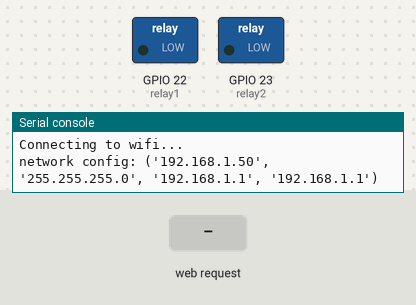
The program below on a simulated ESP32 board running MicroPython. Parts: switched loads named in the program (green lamp = pin HIGH), the last lines printed to the serial console. The test bench sets the inputs (shaded band). WiFi joins after 1.5 s; values from a settings file that is not in the repository are placeholders.

Above: at 2.7 s.
2.8 s: HTTP request GET /?relay1=on received
At 3.3 s:
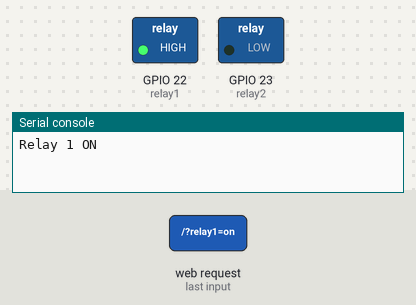
4.3 s: HTTP request GET /?relay2=on received
At 5.5 s:
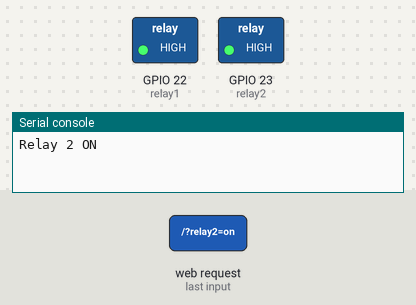
5.8 s: HTTP request GET /?relay1=off received
At 6.8 s:
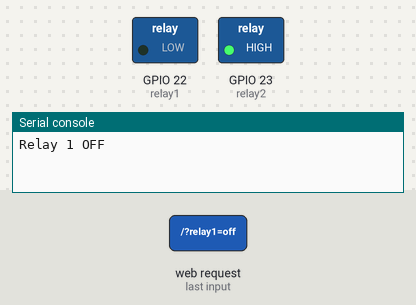
7.3 s: HTTP request GET /?relay2=off received
At 7.9 s:
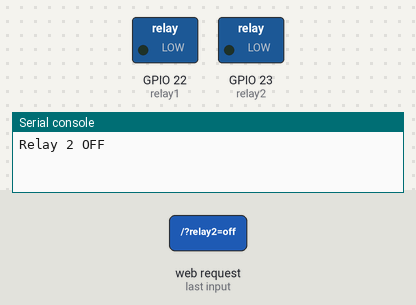
Timing chart, 0 to 9.8 s (numbered marks = the images above; inputs shaded):
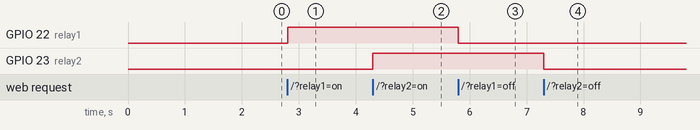

Measured:
- after the input at 2.8 s, GPIO 22 (relay1): LOW → HIGH at once
- after the input at 4.3 s, GPIO 23 (relay2): LOW → HIGH at once
- after the input at 5.8 s, GPIO 22 (relay1): HIGH → LOW at once
- after the input at 7.3 s, GPIO 23 (relay2): HIGH → LOW at once

The program:

webserver.py
```python
import config
import functions
from machine import Pin
try:
  import usocket as socket
except:
  import socket

wifi = functions.connect_to_wifi(config.ssid, config.password)
# Print out the network configuration received from DHCP
print('network config:', wifi.ifconfig())
# Create an output pin on GPIO 22
relay1 = Pin(22, Pin.OUT)
# Create an output pin on GPIO 23
relay2 = Pin(23, Pin.OUT)
# Create a socket we will use for webserver
s = socket.socket(socket.AF_INET, socket.SOCK_STREAM)
# Bind this socket to port 80
s.bind(('', 80))
# Listen on the socket
s.listen(5)

while True:
    # Accept a connection on port 80
    conn, addr = s.accept()
    print('Got a connection from %s' % str(addr))
    # Recieve a request from the client
    request = conn.recv(1024)
    request = str(request)
    print('Content = %s' % request)
    relay1_on = request.find('/?relay1=on')
    relay1_off = request.find('/?relay1=off')
    if relay1_on == 6:
        print('Relay 1 ON')
        relay1.value(1)
    if relay1_off == 6:
        print('Relay 1 OFF')
        relay1.value(0)
    relay2_on = request.find('/?relay2=on')
    relay2_off = request.find('/?relay2=off')
    if relay2_on == 6:
        print('Relay 2 ON')
        relay2.value(1)
    if relay2_off == 6:
        print('Relay 2 OFF')
        relay2.value(0)
    response = functions.web_page(relay1, relay2)
    conn.send('HTTP/1.1 200 OK\n')
    conn.send('Content-Type: text/html\n')
    conn.send('Connection: close\n\n')
    conn.sendall(response)
    conn.close()
```

functions.py
```python
import network

def connect_to_wifi(ssid, password):
    print("Connecting to wifi...")
    # Activate the station interface
    sta_if = network.WLAN(network.STA_IF)
    sta_if.active(True)
    # Connect to your wifi network
    sta_if.connect(ssid, password)
    # Wait until the wireless is connected
    while not sta_if.isconnected():
        pass
    return sta_if


def web_page(relay1, relay2):
    # Set relay_state variable based on state returned from output pins
    if relay1.value() == 1:
        relay1_state = "ON"
    else:
        relay1_state = "OFF"
    if relay2.value() == 1:
        relay2_state = "ON"
    else:
        relay2_state = "OFF"

    # Create a variable containing the HTML to be sent, the state of the relays are contained in the variables we have just set
    html = """<html>
      <head>
        <title>MicroPython Web Server</title>
        <meta name="viewport" content="width=device-width, initial-scale=1">
        <link rel="icon" href="data:,">
        <style>html{font-family: Helvetica; display:inline-block; margin: 0px auto; text-align: center;} h1{color: #0F3376; padding: 2vh;}p{font-size: 1.5rem;}.button{display: inline-block; background-color: #006400; border: none; border-radius: 4px; color: white; padding: 16px 40px; text-decoration: none; font-size: 30px; margin: 2px; cursor: pointer;}.button2{background-color: #dc143c;}</style>
      </head>
      <body>
        <h1>MicroPython Web Server</h1>
        <p>Relay 1 state: <strong>""" + relay1_state + """</strong></p>
        <p>
          <a href="/?relay1=on"><button class="button">ON</button></a>
          <a href="/?relay1=off"><button class="button button2">OFF</button></a>
        </p>
        <p>Relay 2 state: <strong>""" + relay2_state + """</strong></p>
        <p>
          <a href="/?relay2=on"><button class="button">ON</button></a>
          <a href="/?relay2=off"><button class="button button2">OFF</button></a>
        </p>
      </body>
    </html>"""
    # Return the HTML
    return html
```
